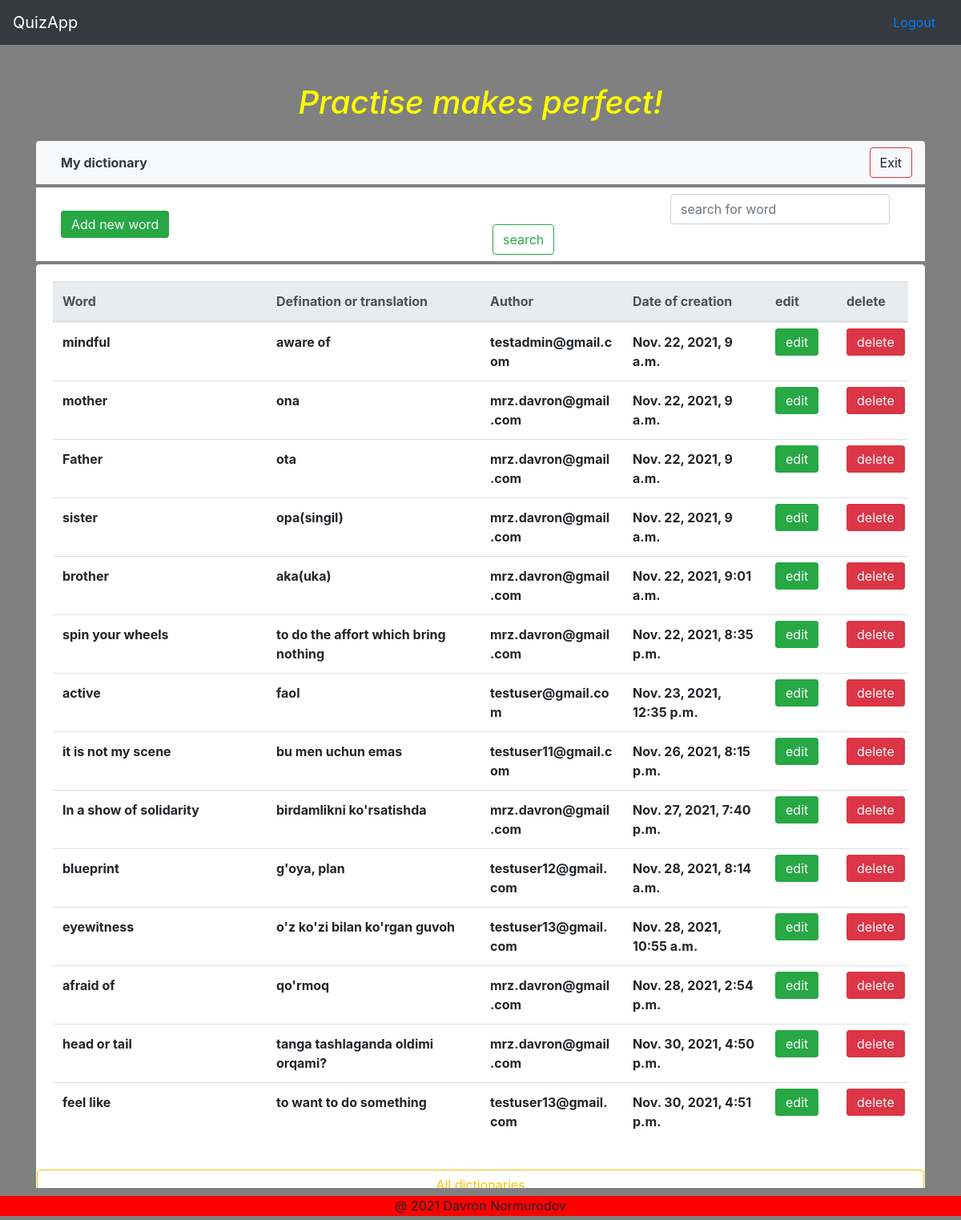
The app's page /dictionary/search/ (signed in) with its own data.
### dictionary/models.py (models this page shows, shortened)
class DictionaryModel(models.Model):
    word = models.CharField(max_length=255, verbose_name="English word")
    defination = models.TextField(max_length=1000, verbose_name="Defination or translation")
    user = models.ForeignKey(User, on_delete=models.DO_NOTHING, related_name='word_by_user', null=True, blank=True)
    created_at = models.DateTimeField(auto_now_add=True)

### accounts/models.py (models this page shows, shortened)
class User(AbstractBaseUser):
    email = models.EmailField(max_length=255, unique=True)
    full_name = models.CharField(max_length=255, blank=True, null=True)
    active = models.BooleanField(default=True)
    staff = models.BooleanField(default=False)
    admin = models.BooleanField(default=False)
    USERNAME_FIELD = 'email'
    REQUIRED_FIELDS = ['full_name']
    objects = UserManager()
    def __str__(self):
        return self.email
    @property
    def is_active(self):
        return self.active

### dictionary/views.py (the view)
# urls.py: path('search/', dictionary_search_view, name='dict-search'),
def dictionary_search_view(request):
    dict_objs = DictionaryModel.objects.all()
    word = request.POST.get('word')
    if word != '' and word is not None:
        dict_objs = dict_objs.filter(word__icontains=word)
        return render(request, 'dictionary/index.html', {"dictionaries": dict_objs})
    else:
        return render(request, 'dictionary/index.html', {"dictionaries": dict_objs})

### templates/dictionary/index.html (shortened to what this page needs)
{% extends 'base.html' %}
{% load static %}
{% block content %}
<link href={% static 'dictionary/styles.css' %} rel="stylesheet" type="text/css" media="all">
<div class="row text-center mt-5">
    <div class="col-12">
        <h1 class="font-italic ar">Practise makes perfect!</h1>
    </div>
</div>
<div class="bg-light navbar navbar-expand-lg navbar-light mt-3 mb-1 justify-content-between rounded-top">
    <div class="nav-item col-4">
        <span class="text-dark font-weight-bold">My dictionary</span>
    </div>
    <a class="btn btn-outline-danger d-inline-block float-left" data-toggle="modal"
        data-target="#exitDictModal">Exit</a>
</div>
<nav class="navbar navbar-expand-lg navbar-light bg-white mb-1">
    <div class="col-lg-6- col-md-6 col-sm-12">
        <a class="btn btn-success modal-button text-light align-baseline d-inline" data-toggle="modal"
            data-target="#addDictModal">Add new word</a>
    </div>
    <form id="searchFormBtn" action="{% url 'dictionary:dict-search' %}"
        class="form-inline my-2 my-lg-0 col-lg-6 col-md-6 col-sm-12 float-right" method="POST">
        <input type="search" class="form-control mr-sm-2 dict-search" placeholder="search for word" id="searchInputBtn"
            aria-label="Search" name="word" required>
        <button type="submit" class="btn btn-outline-success my-2 my-sm-0" id="searchSubmitBtn">search</button>
    </form>
</nav>
<div class="card border-light rounded-sm">
    <div class="card-body ">
        <table class="table table-hover col-12">
            <thead class="thead-light">
                <tr class="d-flex">
                    <th class="col-3">Word</th>
                    <th class="col-3">Defination or translation</th>
                    <th class="col-2">Author</th>
                    <th class="col-2">Date of creation</th>
                    <th class="col-1">edit</th>
                    <th class="col-1">delete</th>
                </tr>
            </thead>
            <tbody>
                {% for dict in dictionaries %}
                <tr class="d-flex">
                    <th class="col-3">{{ dict.word }}</th>
                    <th class="col-3">{{ dict.defination }}</th>
                    <th class="col-2">{{ dict.user }}</th>
                    <th class="col-2">{{ dict.created_at }}</th>
                    <th class="col-1">
                        <a id="editBtn" href="{% url 'dictionary:dictionary-update' dict.id %}"
                            class="btn btn-success modal-button text-light align-baseline d-inline">edit</a>
                    </th>
                    <th class="col-1">
                        <a id="deleteBtn" href="{% url 'dictionary:dictionary-delete' dict.id %}"
                            class="btn btn-danger modal-button text-light align-baseline d-inline">delete</a>
                    </th>
                </tr>
                {% endfor %}
            </tbody>
        </table>
    </div>
    <a href="{% url 'dictionary:dictionary-list' %}" class="btn btn-outline-warning d-inline-block float-left">All dictionaries</a>
</div>
{% endblock %}

### static/base.css (style rules this page uses)
h1 { color: red; }

### dictionary/static/dictionary/styles.css (style rules this page uses)
body { background: grey; }
.dict-search { margin-left: 222px; }
.ar { color: yellow; }

### records on screen
DictionaryModel: word "mindful", defination "aware of", user "testadmin@gmail.com", created_at "Nov. 22, 2021, 9 a.m."
DictionaryModel: word "mother", defination "ona", user "mrz.davron@gmail.com", created_at "Nov. 22, 2021, 9 a.m."
DictionaryModel: word "Father", defination "ota", user "mrz.davron@gmail.com", created_at "Nov. 22, 2021, 9 a.m."
DictionaryModel: word "sister", defination "opa(singil)", user "mrz.davron@gmail.com", created_at "Nov. 22, 2021, 9 a.m."
DictionaryModel: word "brother", defination "aka(uka)", user "mrz.davron@gmail.com", created_at "Nov. 22, 2021, 9:01 a.m."
DictionaryModel: word "spin your wheels", defination "to do the affort which bring nothing", user "mrz.davron@gmail.com", created_at "Nov. 22, 2021, 8:35 p.m."
DictionaryModel: word "active", defination "faol", user "testuser@gmail.com", created_at "Nov. 23, 2021, 12:35 p.m."
DictionaryModel: word "it is not my scene", defination "bu men uchun emas", user "testuser11@gmail.com", created_at "Nov. 26, 2021, 8:15 p.m."
DictionaryModel: word "In a show of solidarity", defination "birdamlikni ko'rsatishda", user "mrz.davron@gmail.com", created_at "Nov. 27, 2021, 7:40 p.m."
DictionaryModel: word "blueprint", defination "g'oya, plan", user "testuser12@gmail.com", created_at "Nov. 28, 2021, 8:14 a.m."
DictionaryModel: word "eyewitness", defination "o'z ko'zi bilan ko'rgan guvoh", user "testuser13@gmail.com", created_at "Nov. 28, 2021, 10:55 a.m."
DictionaryModel: word "afraid of", defination "qo'rmoq", user "mrz.davron@gmail.com", created_at "Nov. 28, 2021, 2:54 p.m."
DictionaryModel: word "head or tail", defination "tanga tashlaganda oldimi orqami?", user "mrz.davron@gmail.com", created_at "Nov. 30, 2021, 4:50 p.m."
DictionaryModel: word "feel like", defination "to want to do something", user "testuser13@gmail.com", created_at "Nov. 30, 2021, 4:51 p.m."
